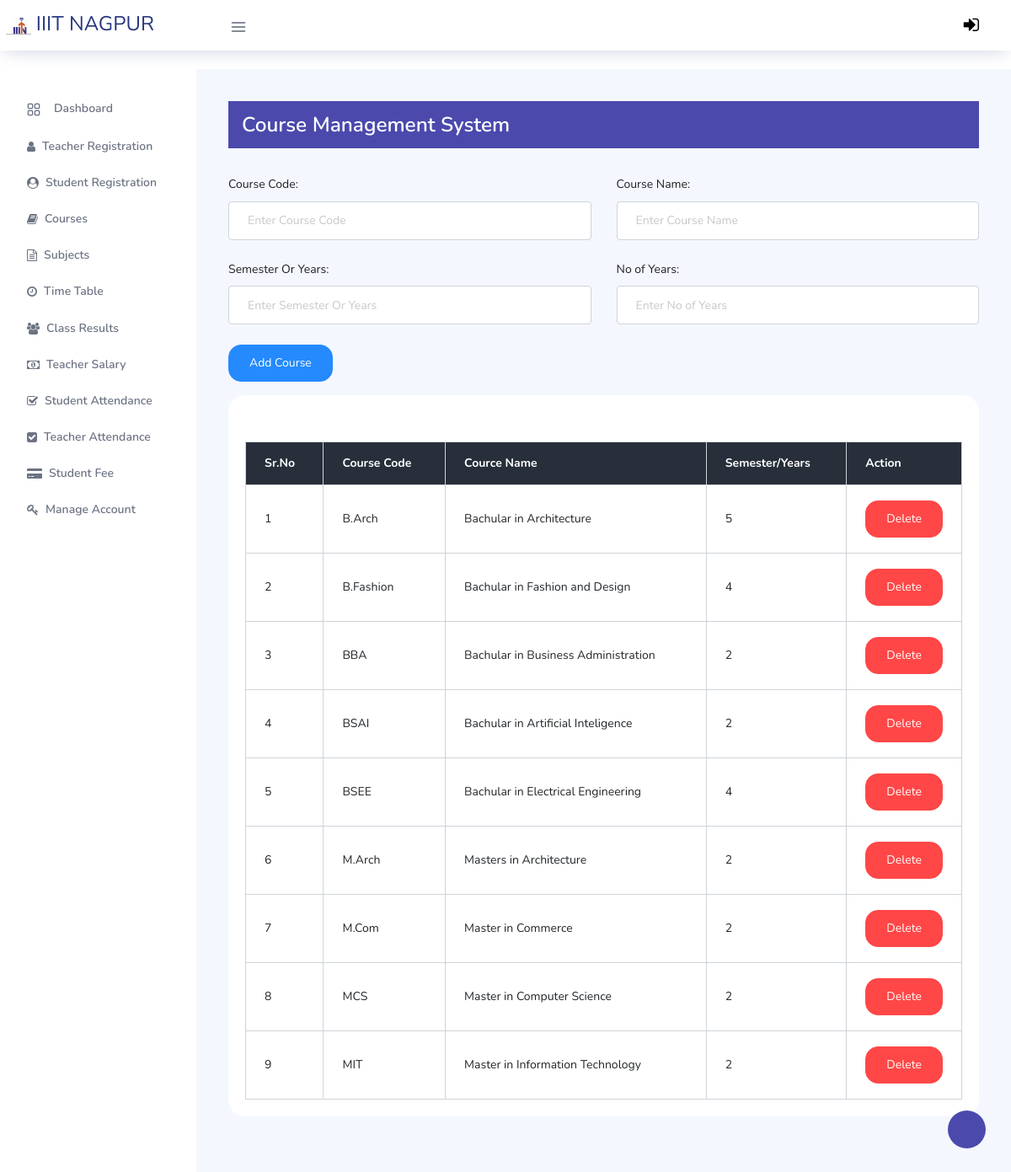
The page /Admin/courses.php (signed in) on the database its author committed.
### tables this page shows
CREATE TABLE `courses` (
  `course_code` varchar(10) NOT NULL,
  `course_name` varchar(50) NOT NULL,
  `semester_or_year` varchar(10) NOT NULL,
  `no_of_year` int(10) NOT NULL
);

### Admin/courses.php (the view, shortened to what this page needs)
<?php
require_once "../connection/connection.php";
?>
	<?php include('../common/common-header.php') ?>
    <div class="content-wrapper">
		<div class="sub-main">
			<div style="align-items: center;" class="text-center bg-primary d-flex flex-wrap flex-md-nowrap pt-3 pb-2 mb-3 text-white admin-dashboard pl-3">
				<div class="d-flex">
					<h3 class="mr-5">Course Management System </h4>
				</div>
			</div>
			<div class="row">
				<div class="col-md-12">
					<form action="courses.php" method="post">
						<div class="row mt-3">
							<div class="col-md-6">
								<div class="form-group">
									<label for="exampleInputEmail1">Course Code: </label>
									<input type="text" name="course_code" class="form-control" required placeholder="Enter Course Code">
								</div>
							</div>
							<div class="col-md-6">
								<div class="form-group">
									<label for="exampleInputPassword1">Course Name:</label>
									<input type="text" name="course_name" class="form-control" required placeholder="Enter Course Name">
								</div>
							</div>
						</div>
						<div class="row">
							<div class="col-md-6">
								<div class="form-group">
									<label for="exampleInputEmail1">Semester Or Years:</label>
									<input type="text" name="semester_or_year" class="form-control" required placeholder="Enter Semester Or Years">
								</div>
							</div>
							<div class="col-md-6">
								<div class="form-group">
									<label for="exampleInputPassword1">No of Years:</label>
									<input type="text" name="no_of_year" class="form-control" required placeholder="Enter No of Years">
								</div>
							</div>
						</div>
						<div class="row w-100">
							<div class="col-md-12">
								<input type="submit" name="sub" value="Add Course" class=" btn btn-info ml-auto">
							</div>
						</div>
					</form>
				</div>
			</div>
			<div class="row">
				<div class="col-lg-12 grid-margin stretch-card">
					<div class="card">
						<div class="card-body">
							<div class="table-responsive pt-3">
								<table class="table table-hover table-bordered">
									<thead>
										<tr class="bg-dark text-white">
											<th>Sr.No</th>
											<th>Course Code</th>
											<th>Cource Name</th>
											<th>Semester/Years</th>
											<th>Action</th>
										</tr>
									</thead>
									<tbody>
										<?php
										$sr = 1;
										$query = "select course_code,course_name,no_of_year from courses";
										$run = mysqli_query($con, $query);
										while ($row = mysqli_fetch_array($run)) {
											echo	"<tr>";
											echo	"<td>" . $sr++ . "</td>";
											echo	"<td>" . $row['course_code'] . "</td>";
											echo	"<td>" . $row['course_name'] . "</td>";
											echo	"<td>" . $row['no_of_year'] . "</td>";
											echo	"<td width='20'><a class='btn btn-danger' href=delete-function.php?course_code=" . $row['course_code'] . ">Delete</a></td>";
											echo	"</tr>";
										}
										?>
									</tbody>
								</table>
							</div>
						</div>
					</div>
				</div>
			</div>
		</div>
									</div>
			 </div>
 	<?php include('../common/common-footer.php') ?>

### rows shown on the page
courses: course_code "B.Arch", course_name "Bachular in Architecture", no_of_year "5"
courses: course_code "B.Fashion", course_name "Bachular in Fashion and Design", no_of_year "4"
courses: course_code "BBA", course_name "Bachular in Business Administration", no_of_year "2"
courses: course_code "BSAI", course_name "Bachular in Artificial Inteligence", no_of_year "2"
courses: course_code "BSEE", course_name "Bachular in Electrical Engineering", no_of_year "4"
courses: course_code "M.Arch", course_name "Masters in Architecture", no_of_year "2"
courses: course_code "M.Com", course_name "Master in Commerce", no_of_year "2"
courses: course_code "MCS", course_name "Master in Computer Science", no_of_year "2"
courses: course_code "MIT", course_name "Master in Information Technology", no_of_year "2"
